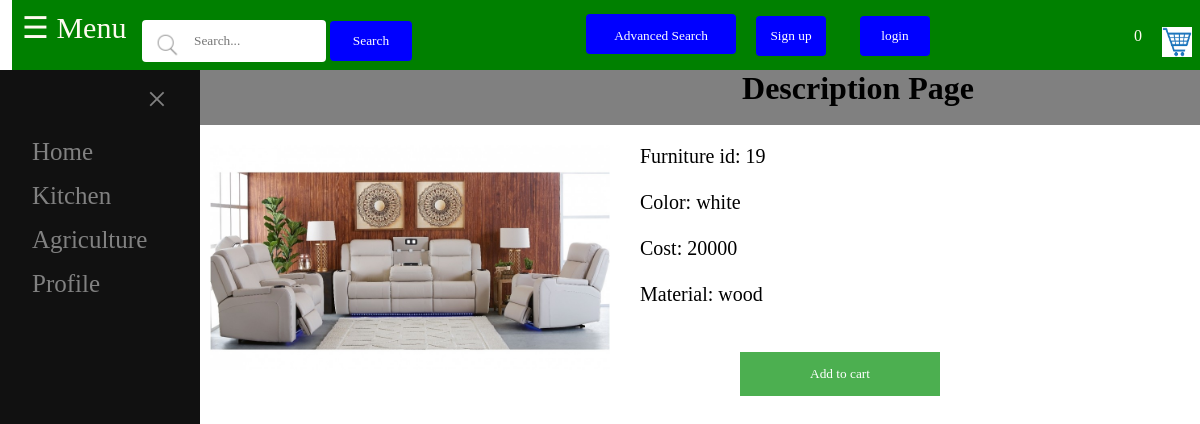
The app's page /beds/desc.php?id=19 with its own data.
### tables this page shows
CREATE TABLE `furniture` (
  `furniture_id` int(10) NOT NULL,
  `type_of_furniture` varchar(30) DEFAULT NULL,
  `color` varchar(10) DEFAULT NULL,
  `cost` int(30) DEFAULT NULL,
  `quantity` varchar(30) DEFAULT NULL,
  `material` varchar(30) DEFAULT NULL,
  `imagename` varchar(256) NOT NULL,
  `imagepath` varchar(256) NOT NULL,
  `ret_id` int(10) DEFAULT NULL,
  `a_date` datetime NOT NULL DEFAULT CURRENT_TIMESTAMP,
  `ratings` int(10) DEFAULT NULL,
  `status` int(2) NOT NULL
);

### beds/desc.php (the view, shortened to what this page needs)
<?php
include '../header/header.php';
if ($_GET['id']){
	$id = $_GET['id'];
}
$sql = "select * from furniture where furniture_id = '$id' ";
$result = $conn->query($sql);
$row = $result->fetch_assoc();
$color = $row['color'];
$cost = $row['cost'];
$material = $row['material'];
$imagepath = $row['imagepath'];
?>
<!DOCTYPE html>
<html>
<head>
	<link rel="stylesheet" type="text/css" href="beds.css">
</head>
<body>
	<div id='main'>
		<div id='content'/>
		<header>
				<h1>Description Page</h1>
		</header>
			<p style="color: black;">
					<?php
						$m = '../db_images/'.$imagepath;
					?>
						<div id='one'>
							<img src=" <?php echo $m; ?> " style="width:100%; height:100%;">
						</div>
						<div id='two'>
							Furniture id: <?php echo $id; ?> <br><br>
							Color: <?php echo $color; ?> <br><br>
							Cost: <?php echo $cost; ?>	<br><br>
							Material: <?php echo $material?> <br><br><br>
							<form action="..\cart\cart_processing.php" method="post">
											<center><button type="submit" style="width:200px;">Add to cart</button></center>
										</form>
						</div>
			</p>
		</div>
</body>
</html>

### common_styling/style.css (style rules this page uses)
* { font-family: Tahoma; margin: 0px; }

### header/header.css (style rules this page uses)
button { background-color: #4CAF50; color: white; padding: 14px 20px; margin-left:20%; border: none; cursor: pointer; width: 60%; margin-left:20%; margin-right:20%; }

### beds/beds.css (style rules this page uses)
#main { transition: margin-left .5s; margin-top:70px; height:auto; background-color:white; }
#content { width:100%; height:100%; background-color:white; }
#content header { text-align:center; height:55px; background-color:grey; }
#whole:hover,button { visibility: visible; background-color:#4CAF50; }
#one { float:left; width: 40%; margin-right:2%; margin-top:2%; margin-left:1%; height:90%; }
#two { font-size:20px; float:left; width: 40%; margin-right:2%; margin-top:2%; margin-left:1%; height:90%; }

### records on screen
furniture: imagepath (picture), color "white", cost "20000", material "wood"

### other values on screen
$items "0"
$id "19"
